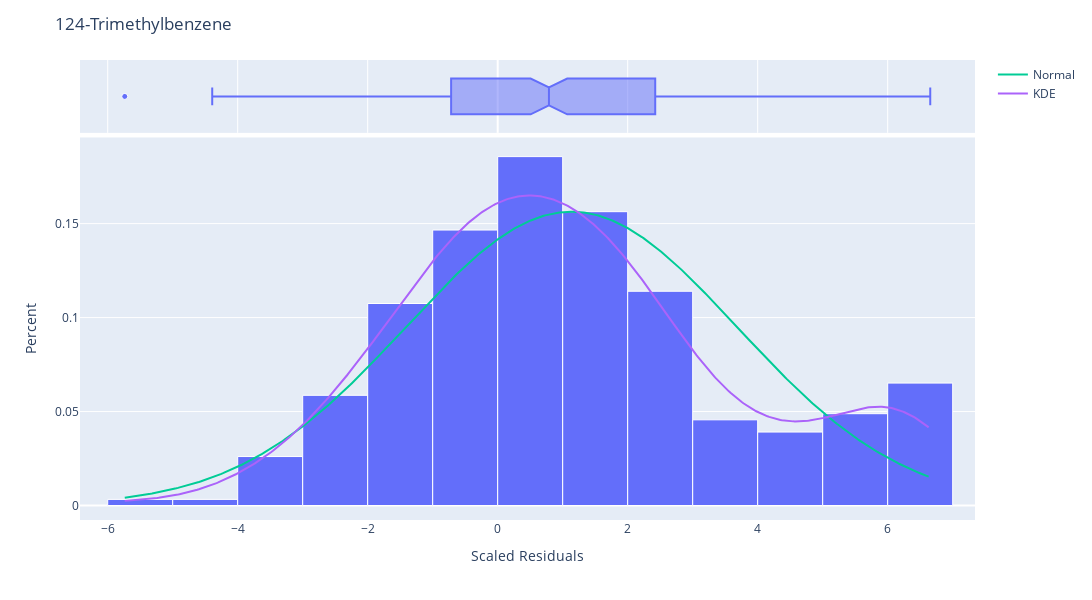

This figure's notebook cell:
### Code cell
# Residual Analysis shows the scaled residual histogram, along with metrics and distribution curves. The abs_threshold parameter specifies the condition for the returned values of the function call as those residuals which exceed the absolute value of that threshold.
abs_threshold = 3.0
threshold_residuals = model_analysis.plot_residual_histogram(feature_idx=0, abs_threshold=abs_threshold)

### Figure 1 — Plotly figure (JSON) as saved in the notebook; plotly's stock layout.template omitted (floating-point values rounded to 4 significant figures; data arrays with more than 128 entries replaced by an {"elided": "..."} marker saying what was removed)
{"data": [{"alignmentgroup": "True", "bingroup": "x", "histnorm": "probability", "hovertemplate": "124-Trimethylbenzene=%{x}<br>probability=%{y}<extra></extra>", "legendgroup": "", "marker": {"color": "#636efa", "line": {"color": "white", "width": 1}, "pattern": {"shape": ""}}, "name": "", "offsetgroup": "", "orientation": "v", "showlegend": false, "type": "histogram", "x": {"elided": "307 float values"}, "xaxis": "x", "yaxis": "y"}, {"alignmentgroup": "True", "hovertemplate": "124-Trimethylbenzene=%{x}<extra></extra>", "legendgroup": "", "marker": {"color": "#636efa", "line": {"color": "white", "width": 1}}, "name": "", "notched": true, "offsetgroup": "", "showlegend": false, "type": "box", "x": {"elided": "307 float values"}, "xaxis": "x2", "yaxis": "y2"}, {"marker": {"line": {"color": "white", "width": 1}}, "mode": "lines", "name": "Normal", "type": "scatter", "x": {"elided": "500 float values"}, "y": {"elided": "500 float values"}}, {"marker": {"line": {"color": "white", "width": 1}}, "mode": "lines", "name": "KDE", "type": "scatter", "x": {"elided": "500 float values"}, "y": {"elided": "500 float values"}}], "layout": {"barmode": "relative", "height": 600, "legend": {"tracegroupgap": 0}, "margin": {"t": 60}, "showlegend": true, "title": {"text": "124-Trimethylbenzene"}, "width": 1200, "xaxis": {"anchor": "y", "autorange": true, "domain": [0, 1], "range": [-6.426, 7.343], "title": {"text": "Scaled Residuals"}, "type": "linear"}, "xaxis2": {"anchor": "y2", "autorange": true, "domain": [0, 1], "matches": "x", "range": [-6.426, 7.343], "showgrid": true, "showticklabels": false, "type": "linear"}, "yaxis": {"anchor": "x", "autorange": true, "domain": [0, 0.8316], "range": [-0.007707, 0.1958], "title": {"text": "Percent"}, "type": "linear"}, "yaxis2": {"anchor": "x2", "autorange": true, "domain": [0.8416, 1], "matches": "y2", "range": [-0.5, 0.5], "showgrid": false, "showline": false, "showticklabels": false, "ticks": "", "type": "category"}}}
